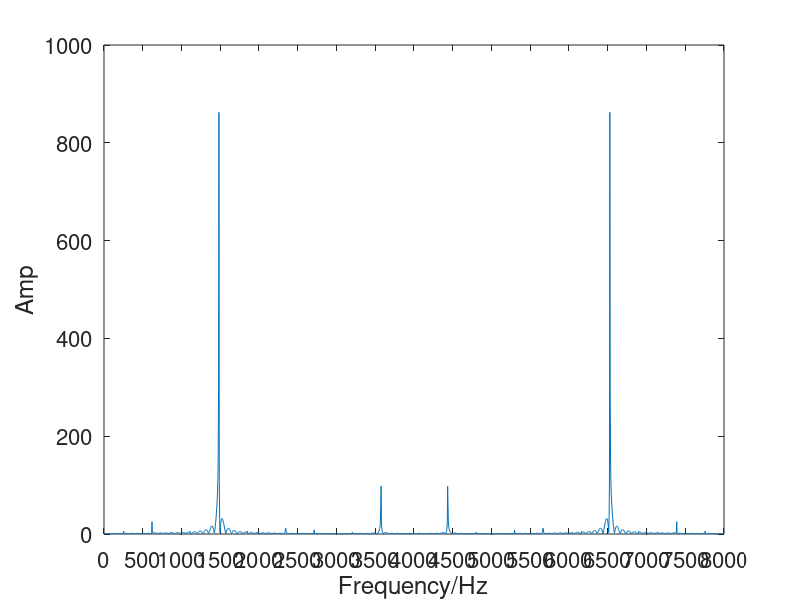

Write MATLAB code to recreate this figure.
close all; clc; clear

figure;
data = load('./txtData2/data.txt');

sampling_rate = 8000;
len = length(data);
x_axis = (0:(len-1))/8000;

seconds_len_data2 = len/8000.0;

start_index = round(4.581/seconds_len_data2*len)
end_index = round(4.794/seconds_len_data2*len)

t_data = data(start_index:end_index);
fft_data = fft(t_data);
len = length(fft_data);
x_axis = (1:len)*8000/len;
plot(x_axis, abs(fft_data))
xlabel('Frequency/Hz')
ylabel('Amp')
xlim([0 8000])
set(gca,'fontsize',16,'xtick',0:500:8000,'yscale','linear')